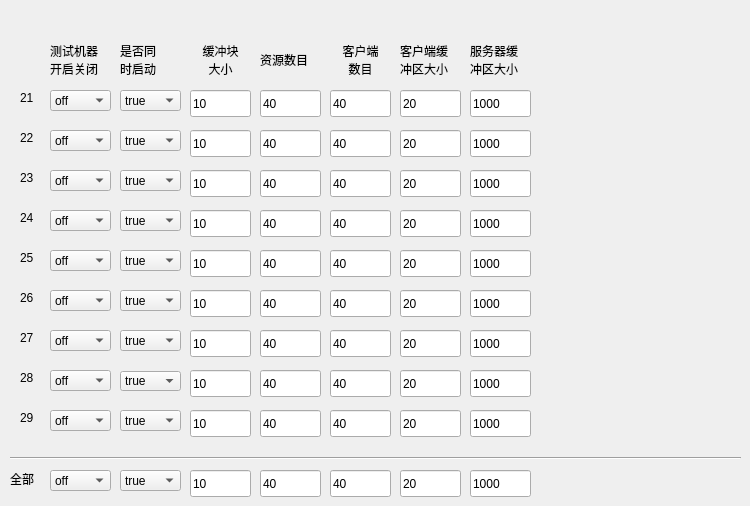
   <widget class="QWidget" name="tab_2">
    <attribute name="title">
     <string>机器列表2</string>
    </attribute>
    <widget class="QLineEdit" name="lineEdit_cbuffer_29">
     <property name="geometry">
      <rect>
       <x>400</x>
       <y>410</y>
       <width>61</width>
       <height>27</height>
      </rect>
     </property>
     <property name="text">
      <string>20</string>
     </property>
    </widget>
    <widget class="QLineEdit" name="lineEdit_filenum_23">
     <property name="geometry">
      <rect>
       <x>260</x>
       <y>170</y>
       <width>61</width>
       <height>27</height>
      </rect>
     </property>
     <property name="text">
      <string>40</string>
     </property>
    </widget>
    <widget class="QLabel" name="label_ip_29">
     <property name="geometry">
      <rect>
       <x>20</x>
       <y>410</y>
       <width>21</width>
       <height>16</height>
      </rect>
     </property>
     <property name="text">
      <string>29</string>
     </property>
    </widget>
    <widget class="QLabel" name="label_ip_25">
     <property name="geometry">
      <rect>
       <x>20</x>
       <y>250</y>
       <width>21</width>
       <height>16</height>
      </rect>
     </property>
     <property name="text">
      <string>25</string>
     </property>
    </widget>
    <widget class="QLineEdit" name="lineEdit_clientnum_25">
     <property name="geometry">
      <rect>
       <x>330</x>
       <y>250</y>
       <width>61</width>
       <height>27</height>
      </rect>
     </property>
     <property name="text">
      <string>40</string>
     </property>
    </widget>
    <widget class="QLineEdit" name="lineEdit_filenum_24">
     <property name="geometry">
      <rect>
       <x>260</x>
       <y>210</y>
       <width>61</width>
       <height>27</height>
      </rect>
     </property>
     <property name="text">
      <string>40</string>
     </property>
    </widget>
    <widget class="QLineEdit" name="lineEdit_clientnum_29">
     <property name="geometry">
      <rect>
       <x>330</x>
       <y>410</y>
       <width>61</width>
       <height>27</height>
      </rect>
     </property>
     <property name="text">
      <string>40</string>
     </property>
    </widget>
    <widget class="QLineEdit" name="lineEdit_sbuffer_23">
     <property name="geometry">
      <rect>
       <x>470</x>
       <y>170</y>
       <width>61</width>
       <height>27</height>
      </rect>
     </property>
     <property name="text">
      <string>1000</string>
     </property>
    </widget>
    <widget class="QComboBox" name="comboBox_start_together_25">
     <property name="geometry">
      <rect>
       <x>120</x>
       <y>250</y>
       <width>61</width>
       <height>21</height>
      </rect>
     </property>
     <item>
      <property name="text">
       <string>true</string>
      </property>
     </item>
     <item>
      <property name="text">
       <string>false</string>
      </property>
     </item>
    </widget>
    <widget class="QComboBox" name="comboBox_start_together_26">
     <property name="geometry">
      <rect>
       <x>120</x>
       <y>290</y>
       <width>61</width>
       <height>21</height>
      </rect>
     </property>
     <item>
      <property name="text">
       <string>true</string>
      </property>
     </item>
     <item>
      <property name="text">
       <string>false</string>
      </property>
     </item>
    </widget>
    <widget class="QLineEdit" name="lineEdit_blocksize_24">
     <property name="geometry">
      <rect>
       <x>190</x>
       <y>210</y>
       <width>61</width>
       <height>27</height>
      </rect>
     </property>
     <property name="text">
      <string>10</string>
     </property>
    </widget>
    <widget class="QLabel" name="label_14">
     <property name="geometry">
      <rect>
       <x>330</x>
       <y>40</y>
       <width>61</width>
       <height>41</height>
      </rect>
     </property>
     <property name="text">
      <string>&lt;html&gt;&lt;head/&gt;&lt;body&gt;&lt;p align=&quot;center&quot;&gt;客户端&lt;br/&gt;数目&lt;/p&gt;&lt;/body&gt;&lt;/html&gt;</string>
     </property>
    </widget>
    <widget class="QLabel" name="label_ip_21">
     <property name="geometry">
      <rect>
       <x>20</x>
       <y>90</y>
       <width>21</width>
       <height>16</height>
      </rect>
     </property>
     <property name="text">
      <string>21</string>
     </property>
    </widget>
    <widget class="QLineEdit" name="lineEdit_sbuffer_25">
     <property name="geometry">
      <rect>
       <x>470</x>
       <y>250</y>
       <width>61</width>
       <height>27</height>
      </rect>
     </property>
     <property name="text">
      <string>1000</string>
     </property>
    </widget>
    <widget class="QLabel" name="label_19">
     <property name="geometry">
      <rect>
       <x>260</x>
       <y>40</y>
       <width>61</width>
       <height>41</height>
      </rect>
     </property>
     <property name="text">
      <string>&lt;html&gt;&lt;head/&gt;&lt;body&gt;&lt;p&gt;资源数目&lt;/p&gt;&lt;/body&gt;&lt;/html&gt;</string>
     </property>
    </widget>
    <widget class="QLabel" name="label_18">
     <property name="geometry">
      <rect>
       <x>400</x>
       <y>40</y>
       <width>61</width>
       <height>41</height>
      </rect>
     </property>
     <property name="text">
      <string>&lt;html&gt;&lt;head/&gt;&lt;body&gt;&lt;p&gt;客户端缓&lt;br/&gt;冲区大小&lt;/p&gt;&lt;/body&gt;&lt;/html&gt;</string>
     </property>
    </widget>
    <widget class="QLineEdit" name="lineEdit_blocksize_26">
     <property name="geometry">
      <rect>
       <x>190</x>
       <y>290</y>
       <width>61</width>
       <height>27</height>
      </rect>
     </property>
     <property name="text">
      <string>10</string>
     </property>
    </widget>
    <widget class="QLineEdit" name="lineEdit_cbuffer_27">
     <property name="geometry">
      <rect>
       <x>400</x>
       <y>330</y>
       <width>61</width>
       <height>27</height>
      </rect>
     </property>
     <property name="text">
      <string>20</string>
     </property>
    </widget>
    <widget class="QLineEdit" name="lineEdit_sbuffer_21">
     <property name="geometry">
      <rect>
       <x>470</x>
       <y>90</y>
       <width>61</width>
       <height>27</height>
      </rect>
     </property>
     <property name="text">
      <string>1000</string>
     </property>
    </widget>
    <widget class="QComboBox" name="comboBox_onoff_28">
     <property name="geometry">
      <rect>
       <x>50</x>
       <y>370</y>
       <width>61</width>
       <height>21</height>
      </rect>
     </property>
     <item>
      <property name="text">
       <string>off</string>
      </property>
     </item>
     <item>
      <property name="text">
       <string>on</string>
      </property>
     </item>
    </widget>
    <widget class="QLineEdit" name="lineEdit_cbuffer_25">
     <property name="geometry">
      <rect>
       <x>400</x>
       <y>250</y>
       <width>61</width>
       <height>27</height>
      </rect>
     </property>
     <property name="text">
      <string>20</string>
     </property>
    </widget>
    <widget class="QLabel" name="label_ip_26">
     <property name="geometry">
      <rect>
       <x>20</x>
       <y>290</y>
       <width>21</width>
       <height>16</height>
      </rect>
     </property>
     <property name="text">
      <string>26</string>
     </property>
    </widget>
    <widget class="QLineEdit" name="lineEdit_sbuffer_29">
     <property name="geometry">
      <rect>
       <x>470</x>
       <y>410</y>
       <width>61</width>
       <height>27</height>
      </rect>
     </property>
     <property name="text">
      <string>1000</string>
     </property>
    </widget>
    <widget class="QLabel" name="label_ip_23">
     <property name="geometry">
      <rect>
       <x>20</x>
       <y>170</y>
       <width>21</width>
       <height>16</height>
      </rect>
     </property>
     <property name="text">
      <string>23</string>
     </property>
    </widget>
    <widget class="QComboBox" name="comboBox_onoff_25">
     <property name="geometry">
      <rect>
       <x>50</x>
       <y>250</y>
       <width>61</width>
       <height>21</height>
      </rect>
     </property>
     <item>
      <property name="text">
       <string>off</string>
      </property>
     </item>
     <item>
      <property name="text">
       <string>on</string>
      </property>
     </item>
    </widget>
    <widget class="QLineEdit" name="lineEdit_filenum_26">
     <property name="geometry">
      <rect>
       <x>260</x>
       <y>290</y>
       <width>61</width>
       <height>27</height>
      </rect>
     </property>
     <property name="text">
      <string>40</string>
     </property>
    </widget>
    <widget class="QLabel" name="label_21">
     <property name="geometry">
      <rect>
       <x>190</x>
       <y>40</y>
       <width>61</width>
       <height>41</height>
      </rect>
     </property>
     <property name="text">
      <string>&lt;html&gt;&lt;head/&gt;&lt;body&gt;&lt;p align=&quot;center&quot;&gt;缓冲块&lt;br/&gt;大小&lt;/p&gt;&lt;/body&gt;&lt;/html&gt;</string>
     </property>
    </widget>
    <widget class="QLineEdit" name="lineEdit_cbuffer_21">
     <property name="geometry">
      <rect>
       <x>400</x>
       <y>90</y>
       <width>61</width>
       <height>27</height>
      </rect>
     </property>
     <property name="text">
      <string>20</string>
     </property>
    </widget>
    <widget class="QComboBox" name="comboBox_start_together_24">
     <property name="geometry">
      <rect>
       <x>120</x>
       <y>210</y>
       <width>61</width>
       <height>21</height>
      </rect>
     </property>
     <item>
      <property name="text">
       <string>true</string>
      </property>
     </item>
     <item>
      <property name="text">
       <string>false</string>
      </property>
     </item>
    </widget>
    <widget class="QLabel" name="label_13">
     <property name="geometry">
      <rect>
       <x>50</x>
       <y>40</y>
       <width>66</width>
       <height>41</height>
      </rect>
     </property>
     <property name="text">
      <string>&lt;html&gt;&lt;head/&gt;&lt;body&gt;&lt;p&gt;测试机器&lt;br/&gt;开启关闭&lt;/p&gt;&lt;/body&gt;&lt;/html&gt;</string>
     </property>
    </widget>
    <widget class="QLineEdit" name="lineEdit_filenum_22">
     <property name="geometry">
      <rect>
       <x>260</x>
       <y>130</y>
       <width>61</width>
       <height>27</height>
      </rect>
     </property>
     <property name="text">
      <string>40</string>
     </property>
    </widget>
    <widget class="QLabel" name="label_ip_24">
     <property name="geometry">
      <rect>
       <x>20</x>
       <y>210</y>
       <width>21</width>
       <height>16</height>
      </rect>
     </property>
     <property name="text">
      <string>24</string>
     </property>
    </widget>
    <widget class="QLineEdit" name="lineEdit_sbuffer_24">
     <property name="geometry">
      <rect>
       <x>470</x>
       <y>210</y>
       <width>61</width>
       <height>27</height>
      </rect>
     </property>
     <property name="text">
      <string>1000</string>
     </property>
    </widget>
    <widget class="QComboBox" name="comboBox_onoff_23">
     <property name="geometry">
      <rect>
       <x>50</x>
       <y>170</y>
       <width>61</width>
       <height>21</height>
      </rect>
     </property>
     <item>
      <property name="text">
       <string>off</string>
      </property>
     </item>
     <item>
      <property name="text">
       <string>on</string>
      </property>
     </item>
    </widget>
    <widget class="QLineEdit" name="lineEdit_clientnum_24">
     <property name="geometry">
      <rect>
       <x>330</x>
       <y>210</y>
       <width>61</width>
       <height>27</height>
      </rect>
     </property>
     <property name="text">
      <string>40</string>
     </property>
    </widget>
    <widget class="QLineEdit" name="lineEdit_cbuffer_24">
     <property name="geometry">
      <rect>
       <x>400</x>
       <y>210</y>
       <width>61</width>
       <height>27</height>
      </rect>
     </property>
     <property name="text">
      <string>20</string>
     </property>
    </widget>
    <widget class="QLineEdit" name="lineEdit_blocksize_27">
     <property name="geometry">
      <rect>
       <x>190</x>
       <y>330</y>
       <width>61</width>
       <height>27</height>
      </rect>
     </property>
     <property name="text">
      <string>10</string>
     </property>
    </widget>
    <widget class="QLineEdit" name="lineEdit_blocksize_21">
     <property name="geometry">
      <rect>
       <x>190</x>
       <y>90</y>
       <width>61</width>
       <height>27</height>
      </rect>
     </property>
     <property name="text">
      <string>10</string>
     </property>
    </widget>
    <widget class="QComboBox" name="comboBox_start_together_23">
     <property name="geometry">
      <rect>
       <x>120</x>
       <y>170</y>
       <width>61</width>
       <height>21</height>
      </rect>
     </property>
     <item>
      <property name="text">
       <string>true</string>
      </property>
     </item>
     <item>
      <property name="text">
       <string>false</string>
      </property>
     </item>
    </widget>
    <widget class="QLabel" name="label_ip_27">
     <property name="geometry">
      <rect>
       <x>20</x>
       <y>330</y>
       <width>21</width>
       <height>16</height>
      </rect>
     </property>
     <property name="text">
      <string>27</string>
     </property>
    </widget>
    <widget class="QComboBox" name="comboBox_start_together_29">
     <property name="geometry">
      <rect>
       <x>120</x>
       <y>410</y>
       <width>61</width>
       <height>21</height>
      </rect>
     </property>
     <item>
      <property name="text">
       <string>true</string>
      </property>
     </item>
     <item>
      <property name="text">
       <string>false</string>
      </property>
     </item>
    </widget>
    <widget class="QComboBox" name="comboBox_start_together_27">
     <property name="geometry">
      <rect>
       <x>120</x>
       <y>330</y>
       <width>61</width>
       <height>21</height>
      </rect>
     </property>
     <item>
      <property name="text">
       <string>true</string>
      </property>
     </item>
     <item>
      <property name="text">
       <string>false</string>
      </property>
     </item>
    </widget>
    <widget class="QLineEdit" name="lineEdit_clientnum_27">
     <property name="geometry">
      <rect>
       <x>330</x>
       <y>330</y>
       <width>61</width>
       <height>27</height>
      </rect>
     </property>
     <property name="text">
      <string>40</string>
     </property>
    </widget>
    <widget class="QLineEdit" name="lineEdit_filenum_29">
     <property name="geometry">
      <rect>
       <x>260</x>
       <y>410</y>
       <width>61</width>
       <height>27</height>
      </rect>
     </property>
     <property name="text">
      <string>40</string>
     </property>
    </widget>
    <widget class="QLineEdit" name="lineEdit_blocksize_22">
     <property name="geometry">
      <rect>
       <x>190</x>
       <y>130</y>
       <width>61</width>
       <height>27</height>
      </rect>
     </property>
     <property name="text">
      <string>10</string>
     </property>
    </widget>
    <widget class="QLineEdit" name="lineEdit_clientnum_23">
     <property name="geometry">
      <rect>
       <x>330</x>
       <y>170</y>
       <width>61</width>
       <height>27</height>
      </rect>
     </property>
     <property name="text">
      <string>40</string>
     </property>
    </widget>
    <widget class="QLabel" name="label_20">
     <property name="geometry">
      <rect>
       <x>470</x>
       <y>40</y>
       <width>61</width>
       <height>41</height>
      </rect>
     </property>
     <property name="text">
      <string>&lt;html&gt;&lt;head/&gt;&lt;body&gt;&lt;p&gt;服务器缓&lt;br/&gt;冲区大小&lt;/p&gt;&lt;/body&gt;&lt;/html&gt;</string>
     </property>
    </widget>
    <widget class="QLineEdit" name="lineEdit_sbuffer_22">
     <property name="geometry">
      <rect>
       <x>470</x>
       <y>130</y>
       <width>61</width>
       <height>27</height>
      </rect>
     </property>
     <property name="text">
      <string>1000</string>
     </property>
    </widget>
    <widget class="QLineEdit" name="lineEdit_filenum_28">
     <property name="geometry">
      <rect>
       <x>260</x>
       <y>370</y>
       <width>61</width>
       <height>27</height>
      </rect>
     </property>
     <property name="text">
      <string>40</string>
     </property>
    </widget>
    <widget class="QLineEdit" name="lineEdit_clientnum_26">
     <property name="geometry">
      <rect>
       <x>330</x>
       <y>290</y>
       <width>61</width>
       <height>27</height>
      </rect>
     </property>
     <property name="text">
      <string>40</string>
     </property>
    </widget>
    <widget class="QLineEdit" name="lineEdit_sbuffer_26">
     <property name="geometry">
      <rect>
       <x>470</x>
       <y>290</y>
       <width>61</width>
       <height>27</height>
      </rect>
     </property>
     <property name="text">
      <string>1000</string>
     </property>
    </widget>
    <widget class="QLineEdit" name="lineEdit_filenum_21">
     <property name="geometry">
      <rect>
       <x>260</x>
       <y>90</y>
       <width>61</width>
       <height>27</height>
      </rect>
     </property>
     <property name="text">
      <string>40</string>
     </property>
    </widget>
    <widget class="QLineEdit" name="lineEdit_clientnum_21">
     <property name="geometry">
      <rect>
       <x>330</x>
       <y>90</y>
       <width>61</width>
       <height>27</height>
      </rect>
     </property>
     <property name="text">
      <string>40</string>
     </property>
    </widget>
    <widget class="QLabel" name="label_ip_28">
     <property name="geometry">
      <rect>
       <x>20</x>
       <y>370</y>
       <width>21</width>
       <height>16</height>
      </rect>
     </property>
     <property name="text">
      <string>28</string>
     </property>
    </widget>
    <widget class="QLineEdit" name="lineEdit_blocksize_28">
     <property name="geometry">
      <rect>
       <x>190</x>
       <y>370</y>
       <width>61</width>
       <height>27</height>
      </rect>
     </property>
     <property name="text">
      <string>10</string>
     </property>
    </widget>
    <widget class="QLineEdit" name="lineEdit_filenum_27">
     <property name="geometry">
      <rect>
       <x>260</x>
       <y>330</y>
       <width>61</width>
       <height>27</height>
      </rect>
     </property>
     <property name="text">
      <string>40</string>
     </property>
    </widget>
    <widget class="QLineEdit" name="lineEdit_sbuffer_27">
     <property name="geometry">
      <rect>
       <x>470</x>
       <y>330</y>
       <width>61</width>
       <height>27</height>
      </rect>
     </property>
     <property name="text">
      <string>1000</string>
     </property>
    </widget>
    <widget class="QLineEdit" name="lineEdit_blocksize_23">
     <property name="geometry">
      <rect>
       <x>190</x>
       <y>170</y>
       <width>61</width>
       <height>27</height>
      </rect>
     </property>
     <property name="text">
      <string>10</string>
     </property>
    </widget>
    <widget class="QLabel" name="label_15">
     <property name="geometry">
      <rect>
       <x>120</x>
       <y>40</y>
       <width>51</width>
       <height>41</height>
      </rect>
     </property>
     <property name="text">
      <string>&lt;html&gt;&lt;head/&gt;&lt;body&gt;&lt;p&gt;是否同&lt;br/&gt;时启动&lt;/p&gt;&lt;/body&gt;&lt;/html&gt;</string>
     </property>
    </widget>
    <widget class="QComboBox" name="comboBox_onoff_24">
     <property name="geometry">
      <rect>
       <x>50</x>
       <y>210</y>
       <width>61</width>
       <height>21</height>
      </rect>
     </property>
     <item>
      <property name="text">
       <string>off</string>
      </property>
     </item>
     <item>
      <property name="text">
       <string>on</string>
      </property>
     </item>
    </widget>
    <widget class="QLineEdit" name="lineEdit_cbuffer_28">
     <property name="geometry">
      <rect>
       <x>400</x>
       <y>370</y>
       <width>61</width>
       <height>27</height>
      </rect>
     </property>
     <property name="text">
      <string>20</string>
     </property>
    </widget>
    <widget class="QLineEdit" name="lineEdit_clientnum_22">
     <property name="geometry">
      <rect>
       <x>330</x>
       <y>130</y>
       <width>61</width>
       <height>27</height>
      </rect>
     </property>
     <property name="text">
      <string>40</string>
     </property>
    </widget>
    <widget class="QLineEdit" name="lineEdit_clientnum_28">
     <property name="geometry">
      <rect>
       <x>330</x>
       <y>370</y>
       <width>61</width>
       <height>27</height>
      </rect>
     </property>
     <property name="text">
      <string>40</string>
     </property>
    </widget>
    <widget class="QComboBox" name="comboBox_onoff_26">
     <property name="geometry">
      <rect>
       <x>50</x>
       <y>290</y>
       <width>61</width>
       <height>21</height>
      </rect>
     </property>
     <item>
      <property name="text">
       <string>off</string>
      </property>
     </item>
     <item>
      <property name="text">
       <string>on</string>
      </property>
     </item>
    </widget>
    <widget class="QComboBox" name="comboBox_onoff_22">
     <property name="geometry">
      <rect>
       <x>50</x>
       <y>130</y>
       <width>61</width>
       <height>21</height>
      </rect>
     </property>
     <item>
      <property name="text">
       <string>off</string>
      </property>
     </item>
     <item>
      <property name="text">
       <string>on</string>
      </property>
     </item>
    </widget>
    <widget class="QLineEdit" name="lineEdit_filenum_25">
     <property name="geometry">
      <rect>
       <x>260</x>
       <y>250</y>
       <width>61</width>
       <height>27</height>
      </rect>
     </property>
     <property name="text">
      <string>40</string>
     </property>
    </widget>
    <widget class="QLineEdit" name="lineEdit_sbuffer_28">
     <property name="geometry">
      <rect>
       <x>470</x>
       <y>370</y>
       <width>61</width>
       <height>27</height>
      </rect>
     </property>
     <property name="text">
      <string>1000</string>
     </property>
    </widget>
    <widget class="QLineEdit" name="lineEdit_cbuffer_22">
     <property name="geometry">
      <rect>
       <x>400</x>
       <y>130</y>
       <width>61</width>
       <height>27</height>
      </rect>
     </property>
     <property name="text">
      <string>20</string>
     </property>
    </widget>
    <widget class="QLabel" name="label_ip_22">
     <property name="geometry">
      <rect>
       <x>20</x>
       <y>130</y>
       <width>21</width>
       <height>16</height>
      </rect>
     </property>
     <property name="text">
      <string>22</string>
     </property>
    </widget>
    <widget class="QLineEdit" name="lineEdit_cbuffer_26">
     <property name="geometry">
      <rect>
       <x>400</x>
       <y>290</y>
       <width>61</width>
       <height>27</height>
      </rect>
     </property>
     <property name="text">
      <string>20</string>
     </property>
    </widget>
    <widget class="QComboBox" name="comboBox_start_together_22">
     <property name="geometry">
      <rect>
       <x>120</x>
       <y>130</y>
       <width>61</width>
       <height>21</height>
      </rect>
     </property>
     <item>
      <property name="text">
       <string>true</string>
      </property>
     </item>
     <item>
      <property name="text">
       <string>false</string>
      </property>
     </item>
    </widget>
    <widget class="QLineEdit" name="lineEdit_blocksize_29">
     <property name="geometry">
      <rect>
       <x>190</x>
       <y>410</y>
       <width>61</width>
       <height>27</height>
      </rect>
     </property>
     <property name="text">
      <string>10</string>
     </property>
    </widget>
    <widget class="QComboBox" name="comboBox_start_together_28">
     <property name="geometry">
      <rect>
       <x>120</x>
       <y>371</y>
       <width>61</width>
       <height>20</height>
      </rect>
     </property>
     <item>
      <property name="text">
       <string>true</string>
      </property>
     </item>
     <item>
      <property name="text">
       <string>false</string>
      </property>
     </item>
    </widget>
    <widget class="QLineEdit" name="lineEdit_blocksize_25">
     <property name="geometry">
      <rect>
       <x>190</x>
       <y>250</y>
       <width>61</width>
       <height>27</height>
      </rect>
     </property>
     <property name="text">
      <string>10</string>
     </property>
    </widget>
    <widget class="QComboBox" name="comboBox_onoff_29">
     <property name="geometry">
      <rect>
       <x>50</x>
       <y>410</y>
       <width>61</width>
       <height>21</height>
      </rect>
     </property>
     <item>
      <property name="text">
       <string>off</string>
      </property>
     </item>
     <item>
      <property name="text">
       <string>on</string>
      </property>
     </item>
    </widget>
    <widget class="QComboBox" name="comboBox_onoff_27">
     <property name="geometry">
      <rect>
       <x>50</x>
       <y>330</y>
       <width>61</width>
       <height>21</height>
      </rect>
     </property>
     <item>
      <property name="text">
       <string>off</string>
      </property>
     </item>
     <item>
      <property name="text">
       <string>on</string>
      </property>
     </item>
    </widget>
    <widget class="QComboBox" name="comboBox_start_together_21">
     <property name="geometry">
      <rect>
       <x>120</x>
       <y>90</y>
       <width>61</width>
       <height>21</height>
      </rect>
     </property>
     <item>
      <property name="text">
       <string>true</string>
      </property>
     </item>
     <item>
      <property name="text">
       <string>false</string>
      </property>
     </item>
    </widget>
    <widget class="QComboBox" name="comboBox_onoff_21">
     <property name="geometry">
      <rect>
       <x>50</x>
       <y>90</y>
       <width>61</width>
       <height>21</height>
      </rect>
     </property>
     <item>
      <property name="text">
       <string>off</string>
      </property>
     </item>
     <item>
      <property name="text">
       <string>on</string>
      </property>
     </item>
    </widget>
    <widget class="QLineEdit" name="lineEdit_cbuffer_23">
     <property name="geometry">
      <rect>
       <x>400</x>
       <y>170</y>
       <width>61</width>
       <height>27</height>
      </rect>
     </property>
     <property name="text">
      <string>20</string>
     </property>
    </widget>
    <widget class="QComboBox" name="comboBox_onoff_tab2">
     <property name="geometry">
      <rect>
       <x>50</x>
       <y>470</y>
       <width>61</width>
       <height>21</height>
      </rect>
     </property>
     <item>
      <property name="text">
       <string>off</string>
      </property>
     </item>
     <item>
      <property name="text">
       <string>on</string>
      </property>
     </item>
    </widget>
    <widget class="QLineEdit" name="lineEdit_sbuffer_tab2">
     <property name="geometry">
      <rect>
       <x>470</x>
       <y>470</y>
       <width>61</width>
       <height>27</height>
      </rect>
     </property>
     <property name="text">
      <string>1000</string>
     </property>
    </widget>
    <widget class="QLineEdit" name="lineEdit_filenum_tab2">
     <property name="geometry">
      <rect>
       <x>260</x>
       <y>470</y>
       <width>61</width>
       <height>27</height>
      </rect>
     </property>
     <property name="text">
      <string>40</string>
     </property>
    </widget>
    <widget class="QLineEdit" name="lineEdit_blocksize_tab2">
     <property name="geometry">
      <rect>
       <x>190</x>
       <y>470</y>
       <width>61</width>
       <height>27</height>
      </rect>
     </property>
     <property name="text">
      <string>10</string>
     </property>
    </widget>
    <widget class="QLineEdit" name="lineEdit_cbuffer_tab2">
     <property name="geometry">
      <rect>
       <x>400</x>
       <y>470</y>
       <width>61</width>
       <height>27</height>
      </rect>
     </property>
     <property name="text">
      <string>20</string>
     </property>
    </widget>
    <widget class="QLabel" name="label_all_tab2">
     <property name="geometry">
      <rect>
       <x>10</x>
       <y>470</y>
       <width>31</width>
       <height>17</height>
      </rect>
     </property>
     <property name="text">
      <string>全部</string>
     </property>
    </widget>
    <widget class="QLineEdit" name="lineEdit_clientnum_tab2">
     <property name="geometry">
      <rect>
       <x>330</x>
       <y>470</y>
       <width>61</width>
       <height>27</height>
      </rect>
     </property>
     <property name="text">
      <string>40</string>
     </property>
    </widget>
    <widget class="QComboBox" name="comboBox_start_together_tab2">
     <property name="geometry">
      <rect>
       <x>120</x>
       <y>470</y>
       <width>61</width>
       <height>21</height>
      </rect>
     </property>
     <item>
      <property name="text">
       <string>true</string>
      </property>
     </item>
     <item>
      <property name="text">
       <string>false</string>
      </property>
     </item>
    </widget>
    <widget class="Line" name="line_2">
     <property name="geometry">
      <rect>
       <x>10</x>
       <y>450</y>
       <width>731</width>
       <height>16</height>
      </rect>
     </property>
     <property name="orientation">
      <enum>Qt::Horizontal</enum>
     </property>
    </widget>
   </widget>
